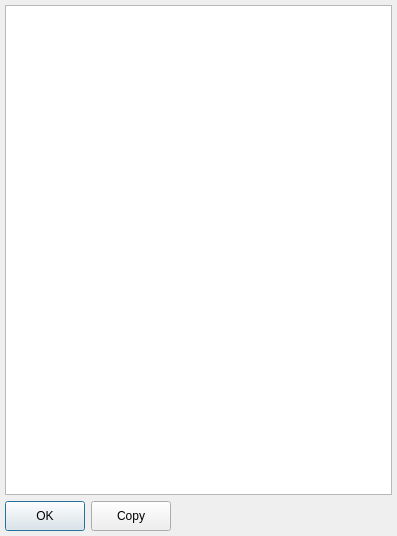
<?xml version="1.0" encoding="UTF-8"?>
<ui version="4.0">
 <class>Dialog</class>
 <widget class="QDialog" name="Dialog">
  <property name="geometry">
   <rect>
    <x>0</x>
    <y>0</y>
    <width>397</width>
    <height>536</height>
   </rect>
  </property>
  <property name="sizePolicy">
   <sizepolicy hsizetype="Fixed" vsizetype="Fixed">
    <horstretch>0</horstretch>
    <verstretch>0</verstretch>
   </sizepolicy>
  </property>
  <property name="windowTitle">
   <string>Trace detail</string>
  </property>
  <property name="windowIcon">
   <iconset resource="AndroidBoy.qrc">
    <normaloff>:/png/pngs/android_boy.png</normaloff>:/png/pngs/android_boy.png</iconset>
  </property>
  <layout class="QGridLayout" name="gridLayout">
   <property name="leftMargin">
    <number>5</number>
   </property>
   <property name="topMargin">
    <number>5</number>
   </property>
   <property name="rightMargin">
    <number>5</number>
   </property>
   <property name="bottomMargin">
    <number>5</number>
   </property>
   <item row="0" column="0">
    <layout class="QVBoxLayout" name="verticalLayout">
     <item>
      <widget class="QTextEdit" name="tbMessage">
       <property name="readOnly">
        <bool>true</bool>
       </property>
      </widget>
     </item>
     <item>
      <layout class="QHBoxLayout" name="horizontalLayout">
       <item>
        <widget class="QPushButton" name="btOK">
         <property name="minimumSize">
          <size>
           <width>0</width>
           <height>30</height>
          </size>
         </property>
         <property name="maximumSize">
          <size>
           <width>16777215</width>
           <height>30</height>
          </size>
         </property>
         <property name="text">
          <string>OK</string>
         </property>
        </widget>
       </item>
       <item>
        <widget class="QPushButton" name="btCopy">
         <property name="minimumSize">
          <size>
           <width>0</width>
           <height>30</height>
          </size>
         </property>
         <property name="maximumSize">
          <size>
           <width>16777215</width>
           <height>30</height>
          </size>
         </property>
         <property name="text">
          <string>Copy</string>
         </property>
        </widget>
       </item>
       <item>
        <spacer name="horizontalSpacer">
         <property name="orientation">
          <enum>Qt::Horizontal</enum>
         </property>
         <property name="sizeHint" stdset="0">
          <size>
           <width>40</width>
           <height>20</height>
          </size>
         </property>
        </spacer>
       </item>
      </layout>
     </item>
    </layout>
   </item>
  </layout>
 </widget>
 <resources>
  <include location="AndroidBoy.qrc"/>
 </resources>
 <connections/>
</ui>
